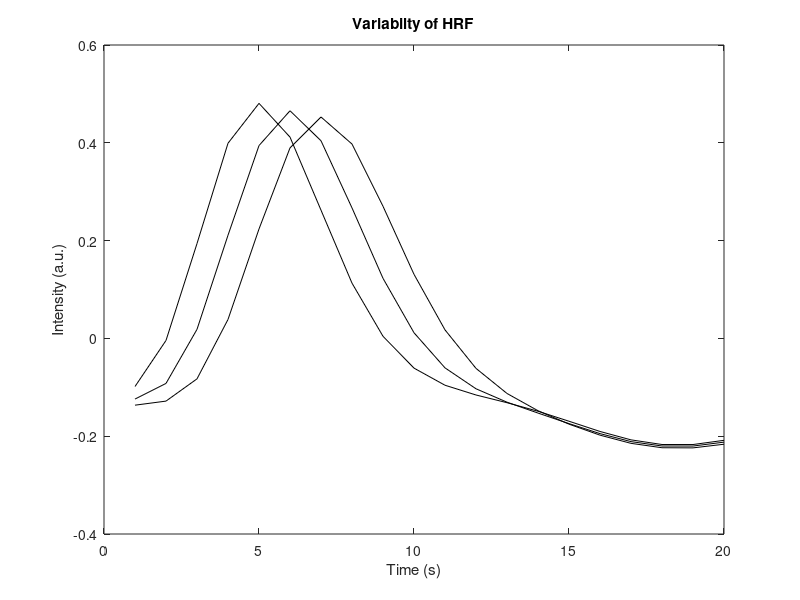

This chart was generated by the following MATLAB code: (Note: this script raises an error after producing the figure.)
% comapre HRF parameters

tau1=17;
tau2=42;
T = 20;
p = T-10;
TP = 20;


h = inline(' (t).^(tau1).*exp(-t)/gamma(tau1) - 0.1*(t).^(tau2).*exp(-t)/gamma(tau2)',...
    'tau1','tau2','t');
t = [0:2:2*T-2]';


for h_err=linspace(-2,2,3)
hh = h(tau1+h_err,tau2, t+7);
hh = hh - mean(hh);
hh = hh/norm(hh);
find(hh==max(hh))
plot(hh, 'k'); hold on

end

title('Variabilty of HRF')
xlabel('Time (s)')
ylabel('Intensity (a.u.)')
dofontsize(16)
fatlines